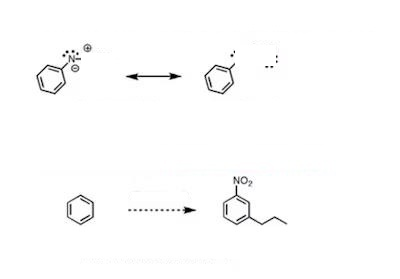
#> input picture notext_images/3.jpeg, 400 x 279 px, found by its file name
$ python line2.py
#> lines starting #> are read from the running program, lines starting #| are printed output that depends on the picture; after the words box and inside, x2 and y2 are one past the last pixel; in counts of white or black regions, pixels touching at a corner belong together
import cv2
import numpy as np
import matplotlib.pyplot as plt
import os
# Read image
image_name = '3.jpeg'
image_path = os.path.join(os.getcwd(), 'notext_images', image_name)
image = cv2.imread(image_path)
#> image is the input picture: shape (279, 400, 3); mean B, G, R 252.4, 252.4, 252.4

# Convert image to grayscale
gray = cv2.cvtColor(image,cv2.COLOR_BGR2GRAY)

# Use canny edge detection
edges = cv2.Canny(gray,50,150,apertureSize=5)
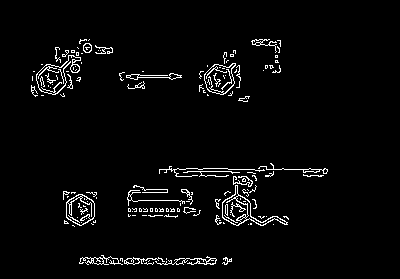
#> edges: shape (279, 400); 3.3% white in thin lines or dots, all inside (x1, y1, x2, y2) = (31, 39, 328, 265)

# Apply HoughLinesP method to
# to directly obtain line end points
lines_list =[]
lines = cv2.HoughLinesP(
            edges, # Input edge image
            1, # Distance resolution in pixels
            np.pi/180, # Angle resolution in radians
            threshold=60, # Min number of votes for valid line
            minLineLength=5, # Min allowed length of line
            maxLineGap=8 # Max allowed gap between line for joining them
            )
#> lines = 13 rows, first 6: [159, 169, 185, 169], [79, 263, 227, 263], [80, 258, 166, 258], [228, 169, 327, 169], [128, 200, 192, 201], [225, 192, 250, 192]

# Iterate over points
for points in lines:
      # Extracted points nested in the list
    x1,y1,x2,y2=points[0]
    # Draw the lines joing the points
    # On the original image
    cv2.line(image,(x1,y1),(x2,y2),(0,255,0),2)
    # Maintain a simples lookup list for points
    lines_list.append([(x1,y1),(x2,y2)])
#> this loop made 13 passes
#> (x1, y1, x2, y2) on passes 1 to 12: (159, 169, 185, 169), (79, 263, 227, 263), (80, 258, 166, 258), (228, 169, 327, 169), (128, 200, 192, 201), (225, 192, 250, 192), (128, 211, 199, 211), (187, 171, 231, 171), (121, 77, 181, 77), (36, 75, 69, 75), (128, 214, 177, 216), (86, 192, 96, 192)
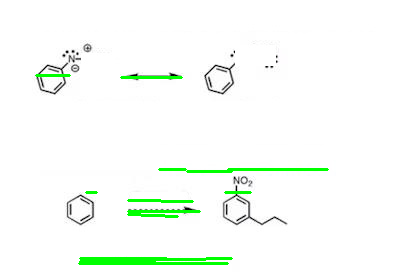
#> image: shape (279, 400, 3); 2.29% of pixels changed, all inside (x1, y1, x2, y2) = (35, 74, 329, 265)
#> after the loop, lines_list = 13 items

plt.figure(figsize=(10, 10))
plt.title("Detected Lines")
plt.imshow(cv2.cvtColor(image, cv2.COLOR_BGR2RGB))  # Renkleri dönüştür
plt.axis("off")
plt.show()
# Save the result image
cv2.imwrite('detectedLines.png',image)

$ run again, with notext_images/4.jpeg copied over notext_images/3.jpeg
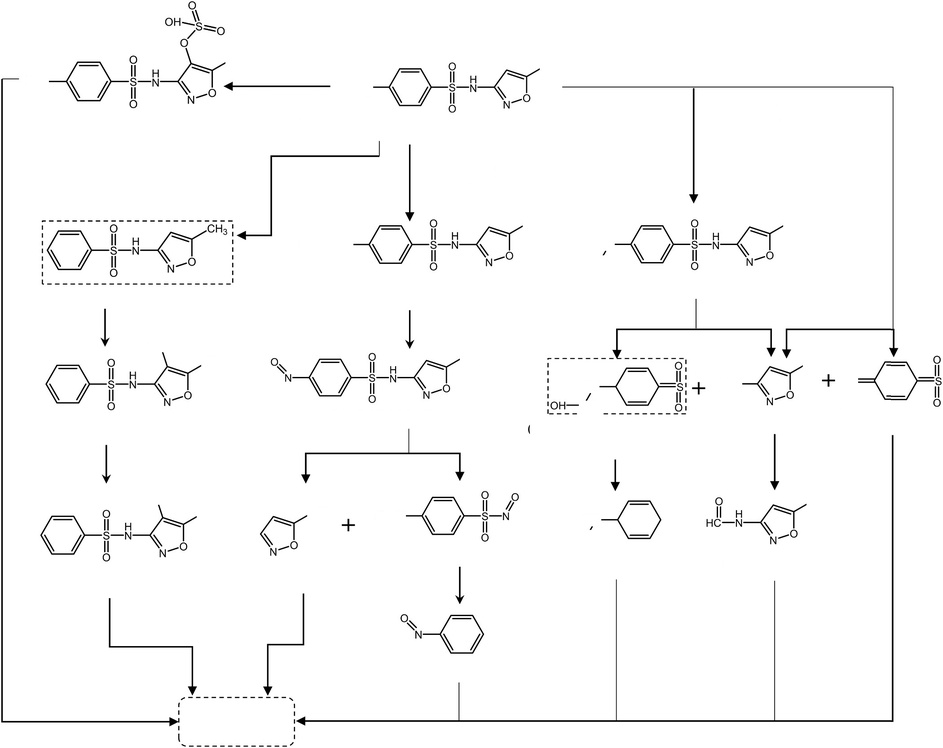
#> input picture notext_images/4.jpeg, 943 x 748 px, shrunk from 2100 x 1667 before the run, found by its file name
#> image is the input picture: shape (748, 943, 3); min 0, max 255, mean 248.8
#> `edges = cv2.Canny(gray,50,150,apertureSize=5)`:
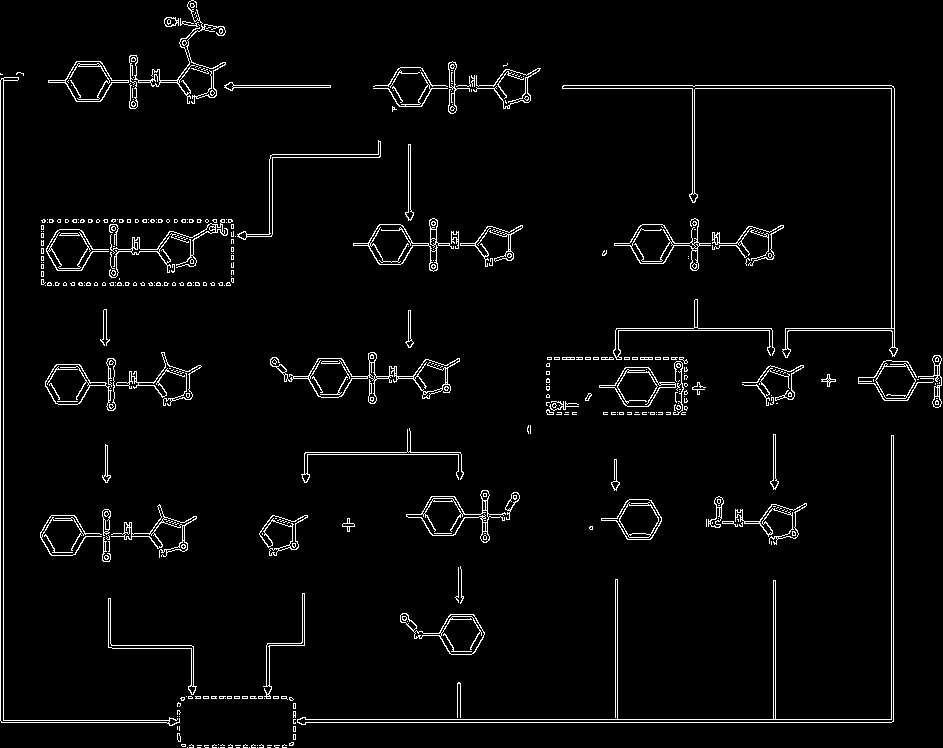
#> edges: shape (748, 943); 3.4% white in thin lines or dots
#> lines = 337 rows, first 6: [293, 722, 891, 722], [293, 719, 893, 719], [3, 722, 3, 78], [0, 720, 0, 73], [891, 718, 891, 435], [563, 85, 891, 85]
#> the loop `for points in lines:` made 337 passes
#> after the loop `for points in lines:`:
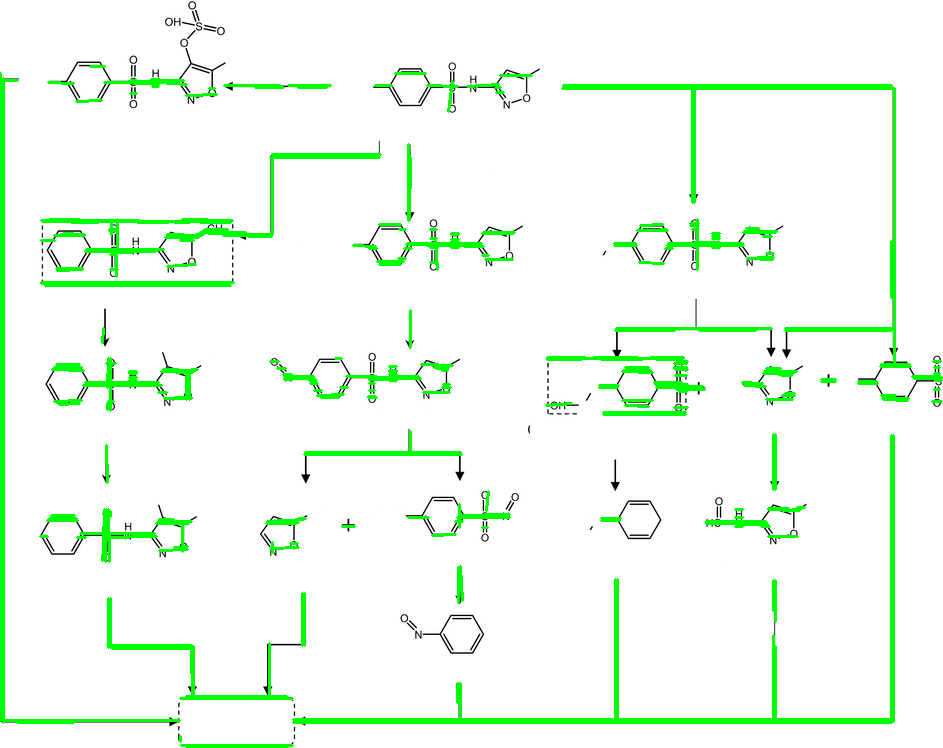
#> image: shape (748, 943, 3); 5.43% of pixels changed, all inside (x1, y1, x2, y2) = (0, 65, 943, 748)
#> after the loop `for points in lines:`: lines_list = 337 items

$ run again, with notext_images/5.jpeg copied over notext_images/3.jpeg
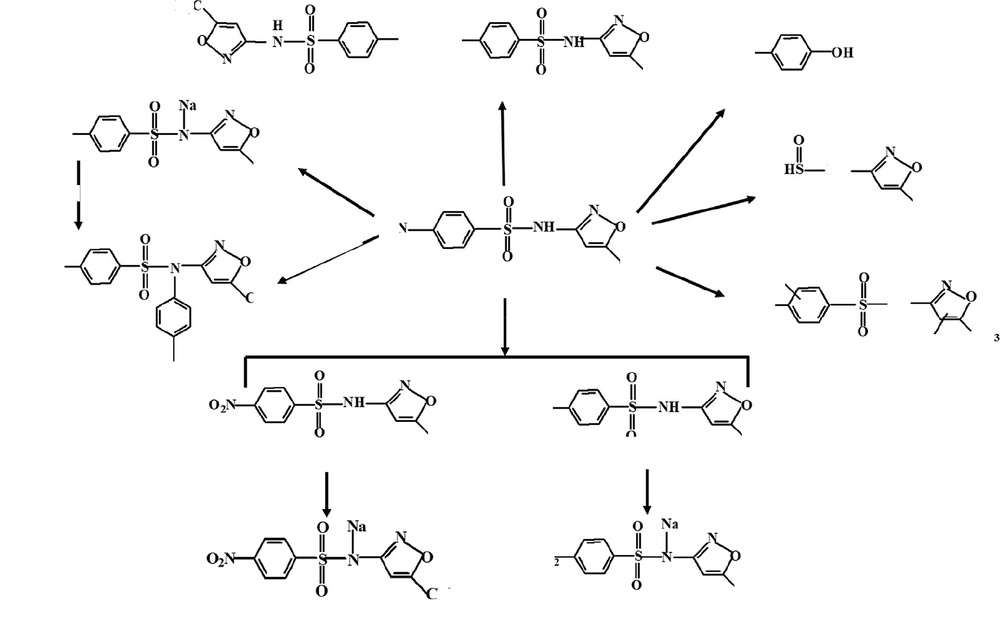
#> input picture notext_images/5.jpeg, 1000 x 626 px, shrunk from 1890 x 1184 before the run, found by its file name
#> image is the input picture: shape (626, 1000, 3); mean B, G, R 247.9, 247.9, 247.9
#> `edges = cv2.Canny(gray,50,150,apertureSize=5)`:
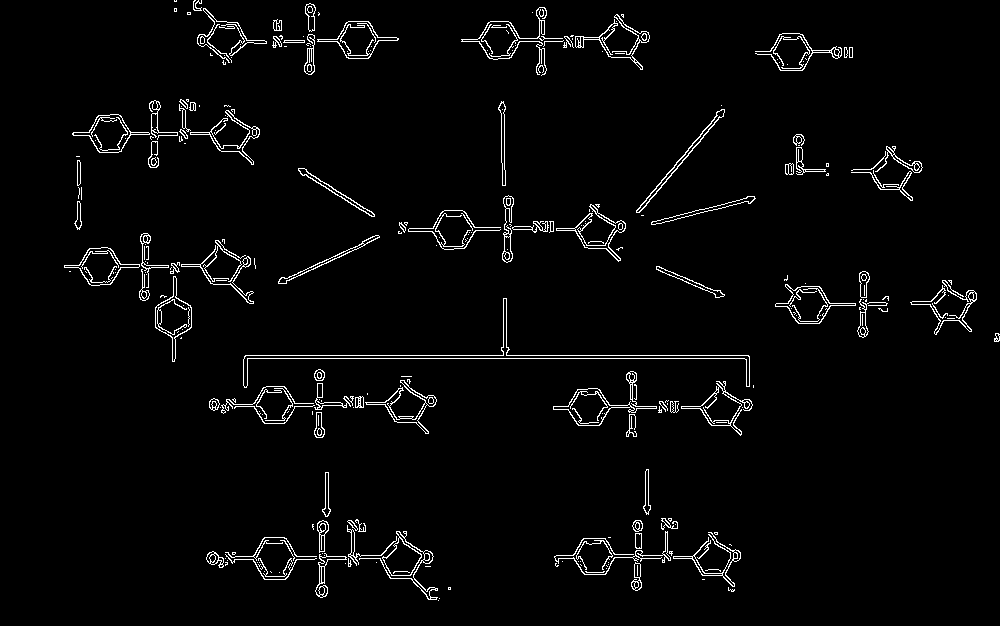
#> edges: shape (626, 1000); 2.9% white in thin lines or dots, all inside (x1, y1, x2, y2) = (64, 0, 1000, 601)
#> lines = 246 rows, first 6: [244, 358, 749, 358], [245, 355, 748, 355], [630, 406, 709, 406], [461, 39, 481, 39], [345, 558, 386, 558], [211, 564, 227, 564]
#> the loop `for points in lines:` made 246 passes
#> after the loop `for points in lines:`:
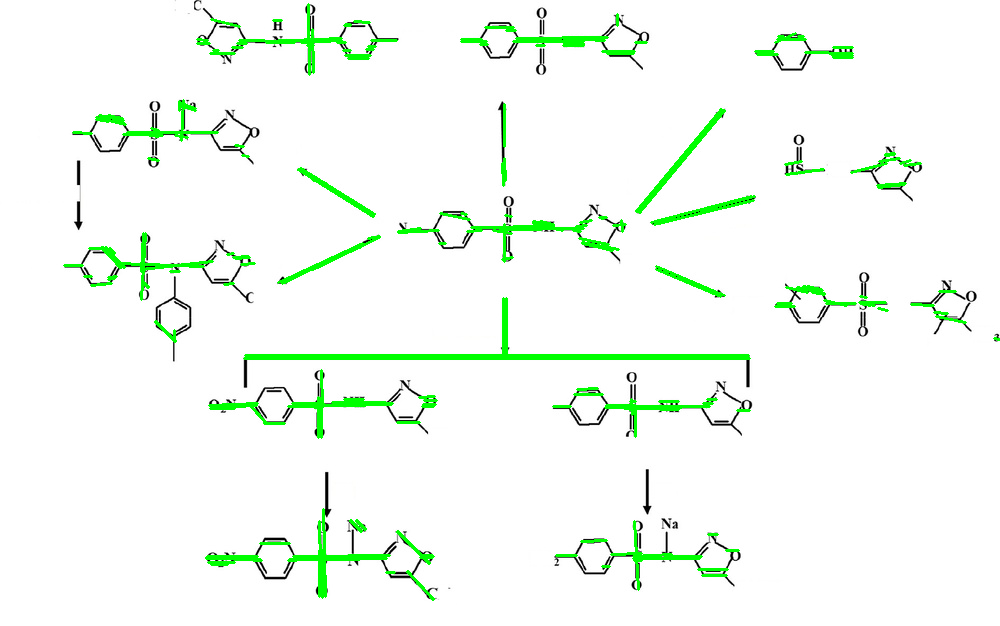
#> image: shape (626, 1000, 3); 3.38% of pixels changed, all inside (x1, y1, x2, y2) = (63, 3, 1000, 601)
#> after the loop `for points in lines:`: lines_list = 246 items

$ run again, with notext_images/8.jpeg copied over notext_images/3.jpeg
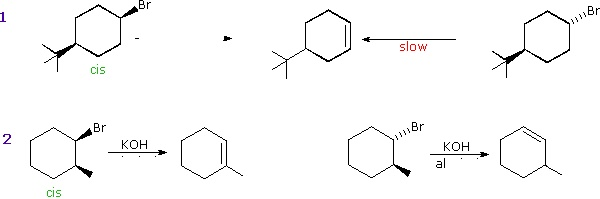
#> input picture notext_images/8.jpeg, 600 x 199 px, found by its file name
#> image is the input picture: shape (199, 600, 3); mean B, G, R 249, 249, 249.1
#> `edges = cv2.Canny(gray,50,150,apertureSize=5)`:
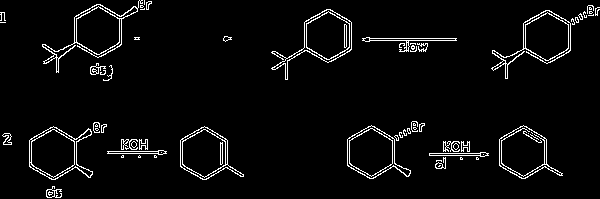
#> edges: shape (199, 600); 4.1% white in thin lines or dots
#> lines = 21 rows, first 6: [429, 153, 488, 153], [362, 38, 456, 38], [362, 40, 456, 40], [107, 151, 166, 151], [429, 155, 467, 155], [49, 51, 68, 51]
#> the loop `for points in lines:` made 21 passes
#> after the loop `for points in lines:`:
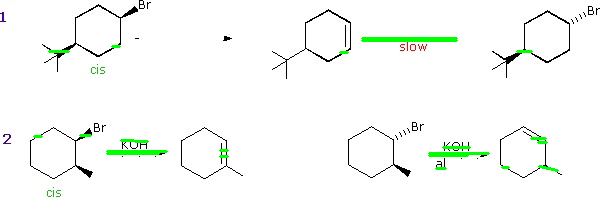
#> image: shape (199, 600, 3); 1.39% of pixels changed, all inside (x1, y1, x2, y2) = (33, 37, 559, 172)
#> after the loop `for points in lines:`: lines_list = 21 items
